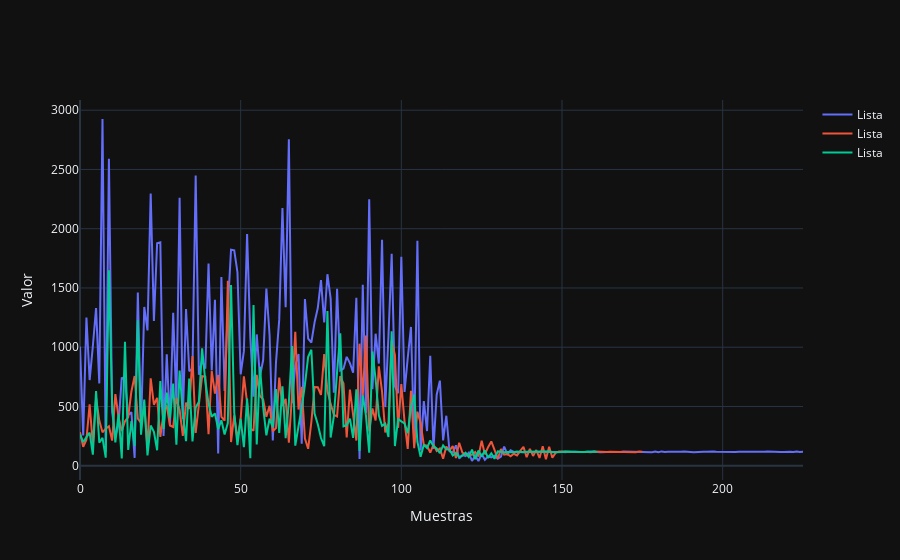

The notebook cell saved with this chart:
### Code cell
import random

muestra = random.randint(0,128)
graficar_listas(matriz_raw_anular[muestra],matriz_raw_indice[muestra],matriz_raw_medio[muestra])
print(muestra)

### Figure 1 — Plotly figure (JSON) as saved in the notebook; plotly's stock layout.template omitted (floating-point values rounded to 4 significant figures; data arrays with more than 128 entries replaced by an {"elided": "..."} marker saying what was removed)
{"data": [{"mode": "lines", "name": "Lista", "type": "scatter", "x": {"elided": "226 int values"}, "y": {"elided": "226 int values"}}, {"mode": "lines", "name": "Lista", "type": "scatter", "x": {"elided": "176 int values"}, "y": {"elided": "176 int values"}}, {"mode": "lines", "name": "Lista", "type": "scatter", "x": {"elided": "162 int values"}, "y": {"elided": "162 int values"}}], "layout": {"title": {"text": ""}, "xaxis": {"title": {"text": "Muestras"}}, "yaxis": {"title": {"text": "Valor"}}}}
